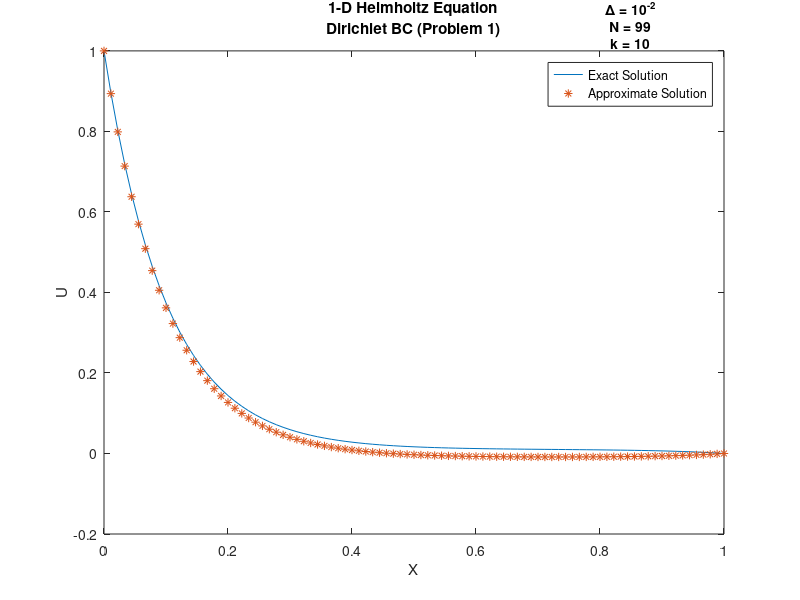

Write MATLAB code to recreate this figure.
%Assignment 4AP
%Micah Arel
%2/19/2018
%Assignment 4AP
%Solve 1D Helmholtz Equation using Tri-Diagonal Method
%2nd Derivative approximation based on Center Difference Formula
%Total of N nodes between 0 and L; x=0 N=0, x=L N+1
clear
clc
L = 1; %Right endpoint
V0=1;
v=1;
A=1; %Given
k = 10; %Coefficient of u(x) in ODE
BC01 = V0; %Boundary condition node 0 (left side)for problem 1
BC02 = v; %Boundary condition node 0 (left side) for problem 2
BCL = 0; %Boundary condition node N+1 (right side) for both problems
N=89;
h = L/(N+1); %Step size
D = -(2+k*k*h*h); %Coefficient

%Create 4 vectors of length N, for diagonals and RHS of system
MD1 = D.*ones(1,N); %Main Diagonal
LD1 = ones(1,N); %Lower Diagonal
LD1(1) = 0; %Place holder
UD1 = ones(1,N); %Upper Diagonal
UD1(N)= 0; %Place holder
RHS1 = (h^2)*ones(N,1); %RHS vector (given f(x))
RHS1(1) = RHS1(1) - BC01; %Input boundary conditions to RHS
RHS1(N) = RHS1(N) - BCL;
%Create Problem 1 upper triangle forward elimination
for i = 2:(N)
 MD1(i) = MD1(i) - ( (LD1(i)/MD1(i-1)) * UD1(i-1) );
 RHS1(i) = RHS1(i) - ( (LD1(i)/MD1(i-1)) * RHS1(i-1) );
end
%Solve Problem 2 system backwards elimination
U1(N)=RHS1(N)/MD1(N);
for j = N-1:-1:1
 U1(j) = ( RHS1(j) - UD1(j)*U1(j+1) ) / MD1(j);
end
%Complete Problem 1 U vector
U1 = [BC01 U1 BCL];

%Display to check accuracy
Z1 = U1.';
X1=zeros(N,1);
for j = 2:(N+2)
    X1(j)=X1(j-1)+h;
end
Y1=[X1 Z1]; %Checks accuracy at N and at 2N

%Loop used to evaluate the difference of the current and previous
%solution at the previous solutions spatial location
%Analytical solution
xa=0:h:L;
Ua=( (1 - ( ( sinh(k*(L-xa)) + sinh(k*xa) ) / sinh(k*L) )) * (A/k^2) ) + BC01*(sinh(k*(L-xa))/sinh(k*L));

%Plot of approximation and exact solutions
x=0:h:L;
plot(xa,Ua,x,U1,'*')
lgd=legend('Exact Solution','Approximate Solution');
title(lgd,{'\Delta = 10^{-2}';'N = 99';'k = 10'})
title({'1-D Helmholtz Equation';'Dirichlet BC (Problem 1)'})
xlabel('X')
ylabel('U')

%Problem 2

%Create 4 vectors of length N, for diagonals and RHS of system
MD2 = D.*ones(1,N); %Main Diagonal
LD2 = ones(1,N); %Lower Diagonal
LD2(1) = 0; %Place holder
UD2 = ones(1,N); %Upper Diagonal
UD2(N)= 0; %Place holder
RHS2 = (h^2)*ones(N,1); %RHS vector (given f(x))
RHS2(1) = RHS1(1) - BC01; %Input boundary conditions to RHS
RHS2(N) = RHS1(N) - BCL;

